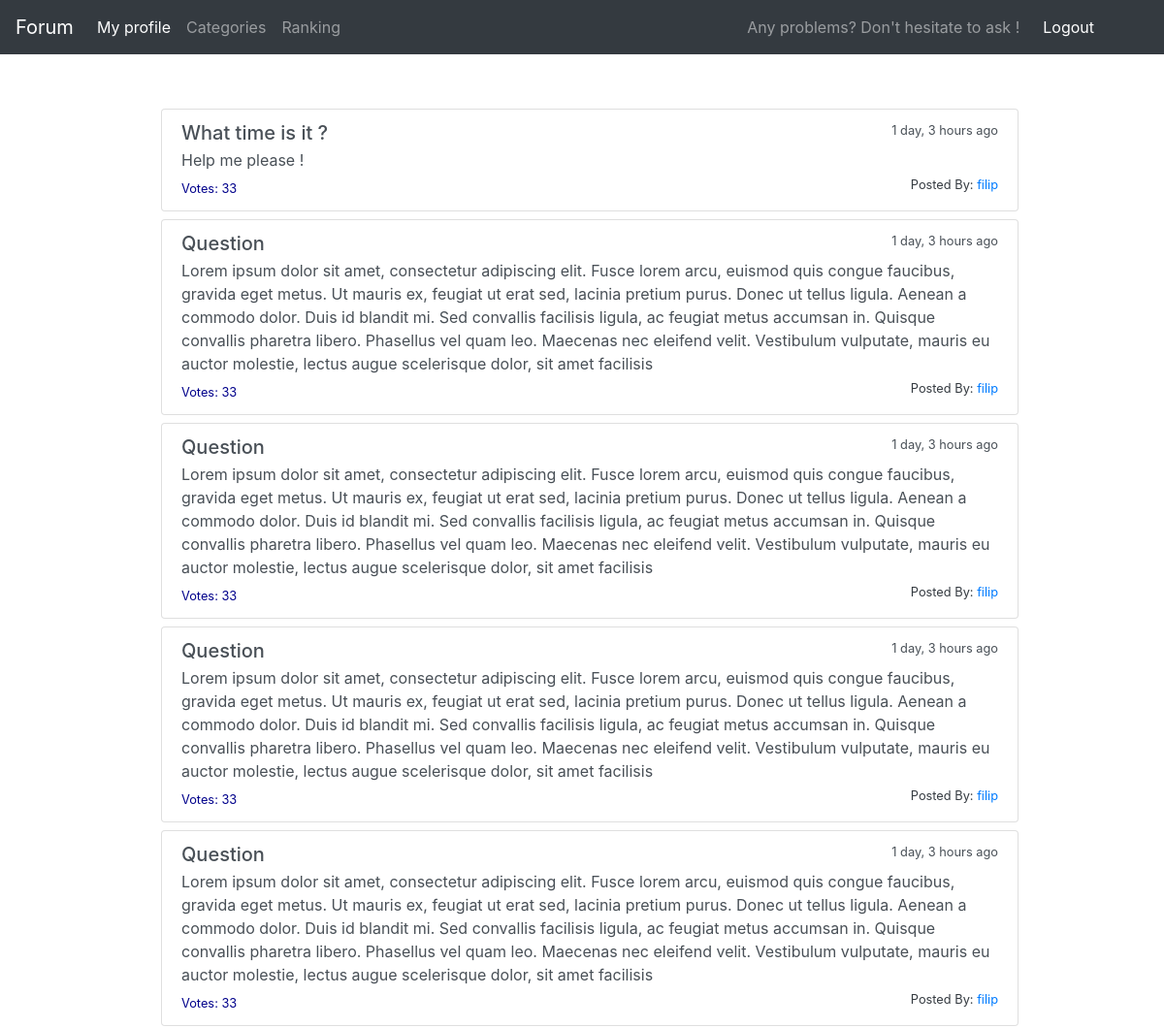
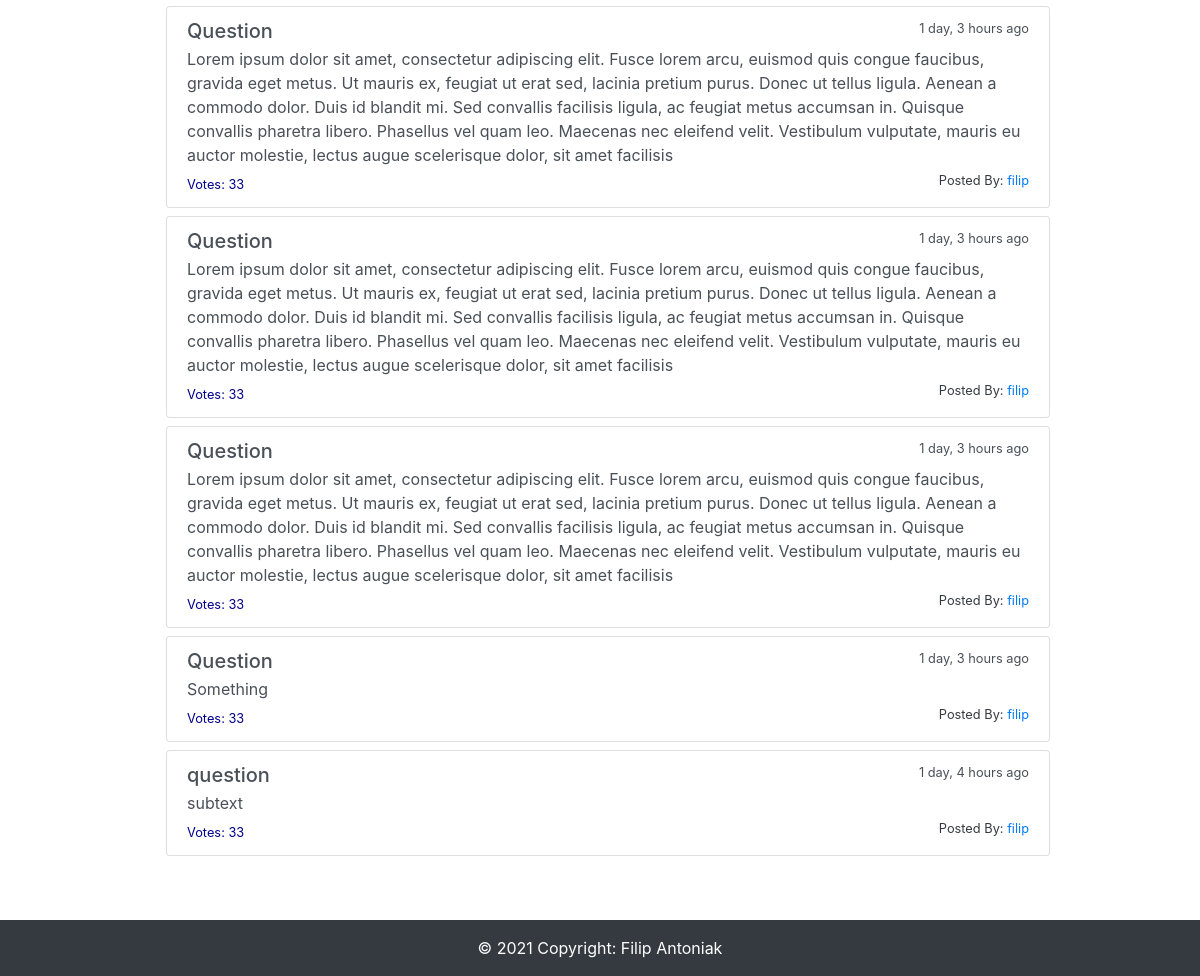
The app's page / (signed in) with its own data (2 pictures, top to bottom).
### main/models.py (models this page shows, shortened)
class Question(models.Model):
    question_text = models.CharField(max_length=100)
    question_subtext = models.TextField(max_length=500)
    pub_date = models.DateTimeField('date published')
    user = models.ForeignKey(User, on_delete=models.CASCADE, default=User.objects.get(pk=1).pk)
    votes = models.IntegerField(default=0)
    def get_date(self):
        return humanize.naturaltime(self.pub_date)

### main/views.py (the view)
# urls.py: path('', views.IndexView.as_view(), name='index'),
class IndexView(generic.ListView):
    template_name = 'main/index.html'
    context_object_name = 'latest_question_list'
    def get_queryset(self):
        return Question.objects.filter(
            pub_date__lte=timezone.now()
        ).order_by('-pub_date')[:10]

### main/templates/main/index.html (shortened to what this page needs)
{% extends 'main/base.html' %}
{% block content %}
{% if latest_question_list %}
    {% for question in latest_question_list %}
        <div id="question" class="list-group ml-3 mb-2">
            <span class="list-group-item-action flex-column align-items-start">
            <a class="list-group-item list-group-item-action" href="{% url 'main:detail' question.id %}">
            <div class="d-flex w-100 justify-content-between">
              <h5  class="mb-1">{{ question.question_text }}</h5>
              <small>{{ question.get_date }}</small>
            </div>
            <p class="mb-1">{{ question.question_subtext }}</p>
            <small class="votes">Votes:  33</small>
            <object>
                <a href="/profile/{{ question.user.username }}">
                    <small class="text-dark float-right">Posted By: <span class="text-primary">{{ question.user.username }}</span></small>
                </a>
            </object>
            </a>
        </span>
        </div>
    {% endfor %}
{% else %}
    <p>Something went wrong</p>
{% endif %}
    {% block footer-class %} position-absolute w-100 {% endblock %}
{% endblock %}

### main/static/main/style.css (style rules this page uses)
.votes { color: darkblue; }

### records on screen
Question: question_text "What time is it ?", get_date "1 day, 3 hours ago", question_subtext "Help me please !", user.username "filip"
Question: question_text "Question", get_date "1 day, 3 hours ago", question_subtext "Lorem ipsum dolor sit amet, consectetur adipiscing elit. Fusce lorem arcu, euismod quis congue faucibus, gravida eget metus. Ut mauris ex, feugiat ut erat sed, lacinia pretium purus. Donec ut tellus ligula. Aenean a commodo dolor. Duis id blandit mi. Sed convallis facilisis ligula, ac feugiat metus accumsan in. Quisque convallis pharetra libero. Phasellus vel quam leo. Maecenas nec eleifend velit. Vestibulum vulputate, mauris eu auctor molestie, lectus augue scelerisque dolor, sit amet facilisis", user.username "filip"
Question: question_text "Question", get_date "1 day, 3 hours ago", question_subtext "Lorem ipsum dolor sit amet, consectetur adipiscing elit. Fusce lorem arcu, euismod quis congue faucibus, gravida eget metus. Ut mauris ex, feugiat ut erat sed, lacinia pretium purus. Donec ut tellus ligula. Aenean a commodo dolor. Duis id blandit mi. Sed convallis facilisis ligula, ac feugiat metus accumsan in. Quisque convallis pharetra libero. Phasellus vel quam leo. Maecenas nec eleifend velit. Vestibulum vulputate, mauris eu auctor molestie, lectus augue scelerisque dolor, sit amet facilisis", user.username "filip"
Question: question_text "Question", get_date "1 day, 3 hours ago", question_subtext "Lorem ipsum dolor sit amet, consectetur adipiscing elit. Fusce lorem arcu, euismod quis congue faucibus, gravida eget metus. Ut mauris ex, feugiat ut erat sed, lacinia pretium purus. Donec ut tellus ligula. Aenean a commodo dolor. Duis id blandit mi. Sed convallis facilisis ligula, ac feugiat metus accumsan in. Quisque convallis pharetra libero. Phasellus vel quam leo. Maecenas nec eleifend velit. Vestibulum vulputate, mauris eu auctor molestie, lectus augue scelerisque dolor, sit amet facilisis", user.username "filip"
Question: question_text "Question", get_date "1 day, 3 hours ago", question_subtext "Lorem ipsum dolor sit amet, consectetur adipiscing elit. Fusce lorem arcu, euismod quis congue faucibus, gravida eget metus. Ut mauris ex, feugiat ut erat sed, lacinia pretium purus. Donec ut tellus ligula. Aenean a commodo dolor. Duis id blandit mi. Sed convallis facilisis ligula, ac feugiat metus accumsan in. Quisque convallis pharetra libero. Phasellus vel quam leo. Maecenas nec eleifend velit. Vestibulum vulputate, mauris eu auctor molestie, lectus augue scelerisque dolor, sit amet facilisis", user.username "filip"
Question: question_text "Question", get_date "1 day, 3 hours ago", question_subtext "Lorem ipsum dolor sit amet, consectetur adipiscing elit. Fusce lorem arcu, euismod quis congue faucibus, gravida eget metus. Ut mauris ex, feugiat ut erat sed, lacinia pretium purus. Donec ut tellus ligula. Aenean a commodo dolor. Duis id blandit mi. Sed convallis facilisis ligula, ac feugiat metus accumsan in. Quisque convallis pharetra libero. Phasellus vel quam leo. Maecenas nec eleifend velit. Vestibulum vulputate, mauris eu auctor molestie, lectus augue scelerisque dolor, sit amet facilisis", user.username "filip"
Question: question_text "Question", get_date "1 day, 3 hours ago", question_subtext "Lorem ipsum dolor sit amet, consectetur adipiscing elit. Fusce lorem arcu, euismod quis congue faucibus, gravida eget metus. Ut mauris ex, feugiat ut erat sed, lacinia pretium purus. Donec ut tellus ligula. Aenean a commodo dolor. Duis id blandit mi. Sed convallis facilisis ligula, ac feugiat metus accumsan in. Quisque convallis pharetra libero. Phasellus vel quam leo. Maecenas nec eleifend velit. Vestibulum vulputate, mauris eu auctor molestie, lectus augue scelerisque dolor, sit amet facilisis", user.username "filip"
Question: question_text "Question", get_date "1 day, 3 hours ago", question_subtext "Lorem ipsum dolor sit amet, consectetur adipiscing elit. Fusce lorem arcu, euismod quis congue faucibus, gravida eget metus. Ut mauris ex, feugiat ut erat sed, lacinia pretium purus. Donec ut tellus ligula. Aenean a commodo dolor. Duis id blandit mi. Sed convallis facilisis ligula, ac feugiat metus accumsan in. Quisque convallis pharetra libero. Phasellus vel quam leo. Maecenas nec eleifend velit. Vestibulum vulputate, mauris eu auctor molestie, lectus augue scelerisque dolor, sit amet facilisis", user.username "filip"
Question: question_text "Question", get_date "1 day, 3 hours ago", question_subtext "Something", user.username "filip"
Question: question_text "question", get_date "1 day, 4 hours ago", question_subtext "subtext", user.username "filip"
